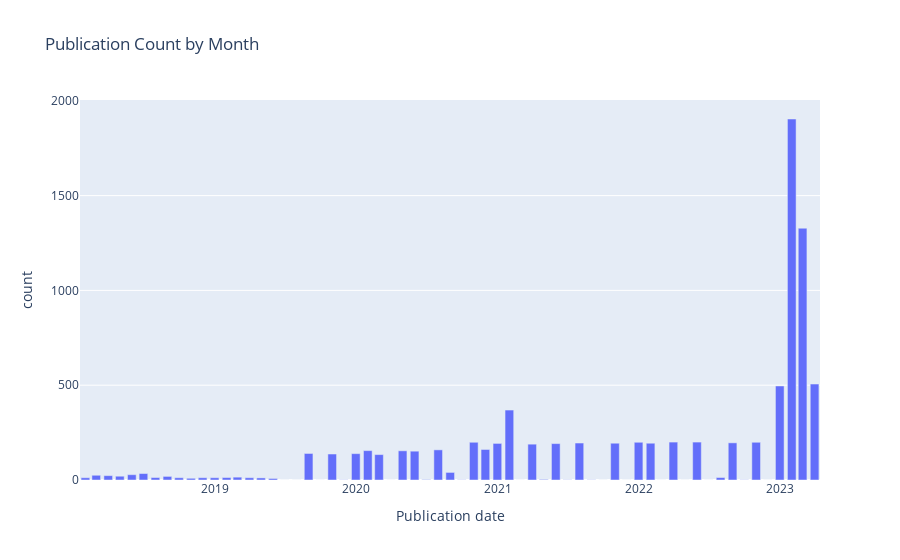

This figure's notebook cell:
### Markdown cell above
### 2- Bar chart for the publication count by month:

### Code cell
fig = px.bar(data_grouped, x='Publication date', y='count', title='Publication Count by Month')
fig.show()
#fig.write_html(file='Time Series2.html', auto_open=True)

### Figure 1 — Plotly figure (JSON) as saved in the notebook; plotly's stock layout.template omitted (floating-point values rounded to 4 significant figures)
{"data": [{"alignmentgroup": "True", "hovertemplate": "Publication date=%{x}<br>count=%{y}<extra></extra>", "legendgroup": "", "marker": {"color": "#636efa", "pattern": {"shape": ""}}, "name": "", "offsetgroup": "", "orientation": "v", "showlegend": false, "textposition": "auto", "type": "bar", "x": ["2018-01-31T00:00:00", "2018-02-28T00:00:00", "2018-03-31T00:00:00", "2018-04-30T00:00:00", "2018-05-31T00:00:00", "2018-06-30T00:00:00", "2018-07-31T00:00:00", "2018-08-31T00:00:00", "2018-09-30T00:00:00", "2018-10-31T00:00:00", "2018-11-30T00:00:00", "2018-12-31T00:00:00", "2019-01-31T00:00:00", "2019-02-28T00:00:00", "2019-03-31T00:00:00", "2019-04-30T00:00:00", "2019-05-31T00:00:00", "2019-06-30T00:00:00", "2019-07-31T00:00:00", "2019-08-31T00:00:00", "2019-09-30T00:00:00", "2019-10-31T00:00:00", "2019-11-30T00:00:00", "2019-12-31T00:00:00", "2020-01-31T00:00:00", "2020-02-29T00:00:00", "2020-03-31T00:00:00", "2020-04-30T00:00:00", "2020-05-31T00:00:00", "2020-06-30T00:00:00", "2020-07-31T00:00:00", "2020-08-31T00:00:00", "2020-09-30T00:00:00", "2020-10-31T00:00:00", "2020-11-30T00:00:00", "2020-12-31T00:00:00", "2021-01-31T00:00:00", "2021-02-28T00:00:00", "2021-03-31T00:00:00", "2021-04-30T00:00:00", "2021-05-31T00:00:00", "2021-06-30T00:00:00", "2021-07-31T00:00:00", "2021-08-31T00:00:00", "2021-09-30T00:00:00", "2021-10-31T00:00:00", "2021-11-30T00:00:00", "2021-12-31T00:00:00", "2022-01-31T00:00:00", "2022-02-28T00:00:00", "2022-03-31T00:00:00", "2022-04-30T00:00:00", "2022-05-31T00:00:00", "2022-06-30T00:00:00", "2022-07-31T00:00:00", "2022-08-31T00:00:00", "2022-09-30T00:00:00", "2022-10-31T00:00:00", "2022-11-30T00:00:00", "2022-12-31T00:00:00", "2023-01-31T00:00:00", "2023-02-28T00:00:00", "2023-03-31T00:00:00"], "xaxis": "x", "y": [12, 25, 23, 20, 28, 34, 13, 19, 12, 9, 12, 12, 13, 15, 12, 11, 8, 0, 0, 140, 0, 137, 1, 139, 155, 134, 0, 154, 152, 2, 159, 40, 1, 199, 161, 193, 369, 0, 189, 3, 192, 1, 195, 1, 0, 194, 0, 199, 194, 0, 200, 0, 200, 0, 13, 196, 1, 199, 0, 496, 1904, 1328, 506], "yaxis": "y"}], "layout": {"barmode": "relative", "legend": {"tracegroupgap": 0}, "title": {"text": "Publication Count by Month"}, "xaxis": {"anchor": "y", "domain": [0, 1], "title": {"text": "Publication date"}}, "yaxis": {"anchor": "x", "domain": [0, 1], "title": {"text": "count"}}}}
